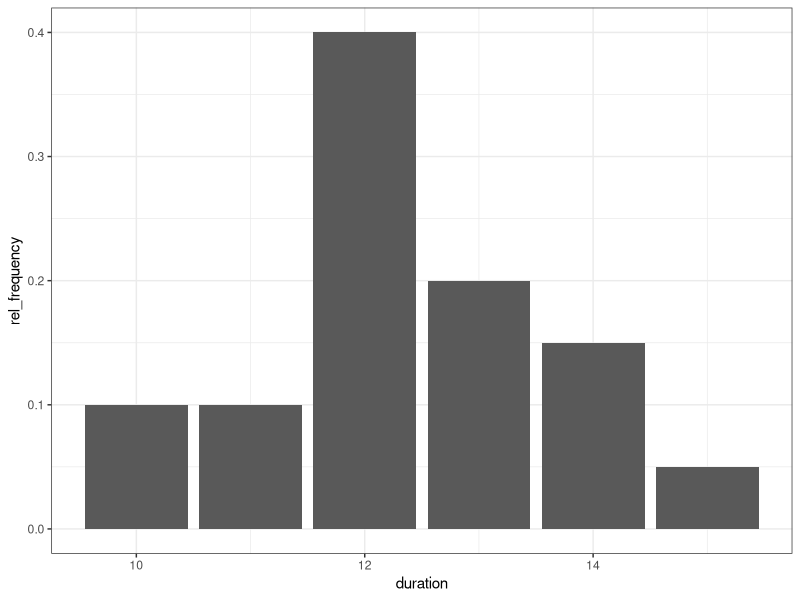
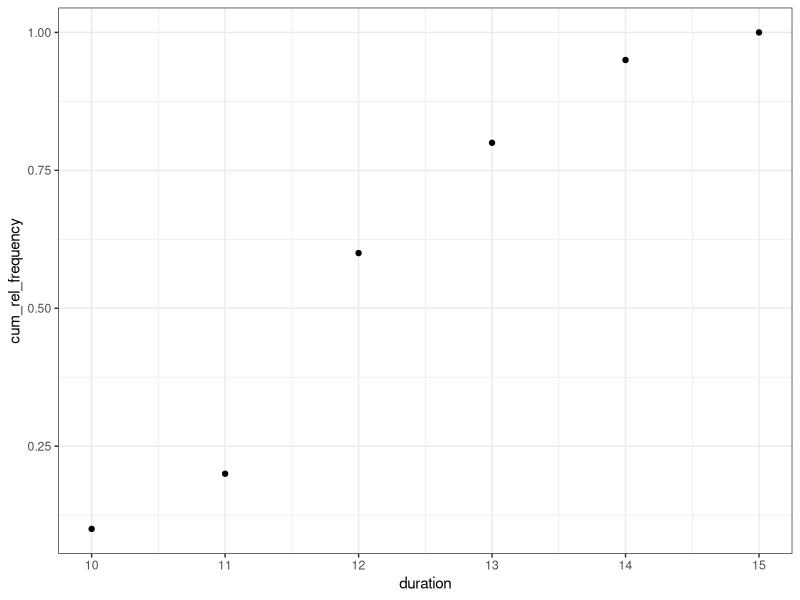
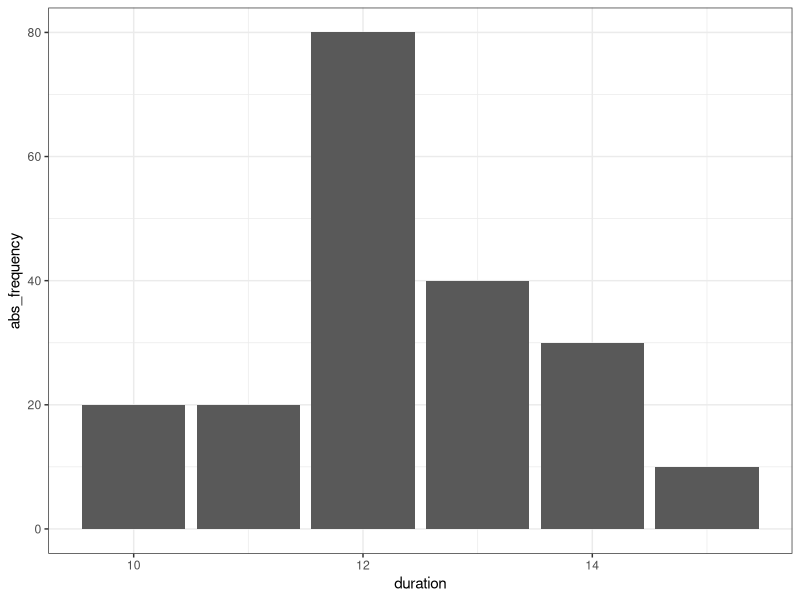
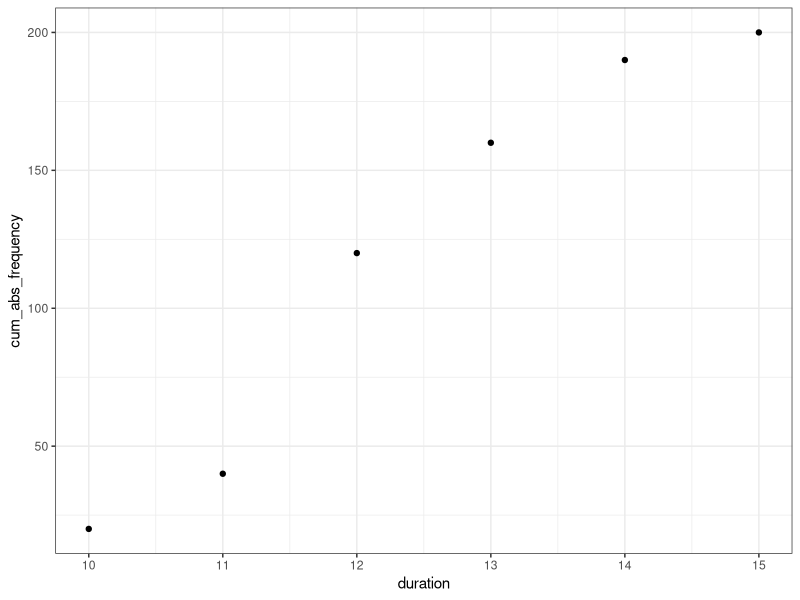
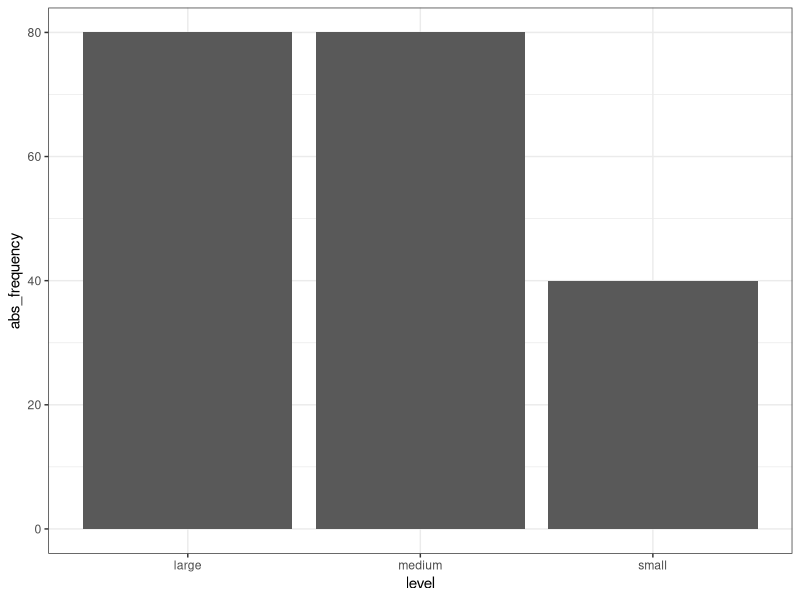
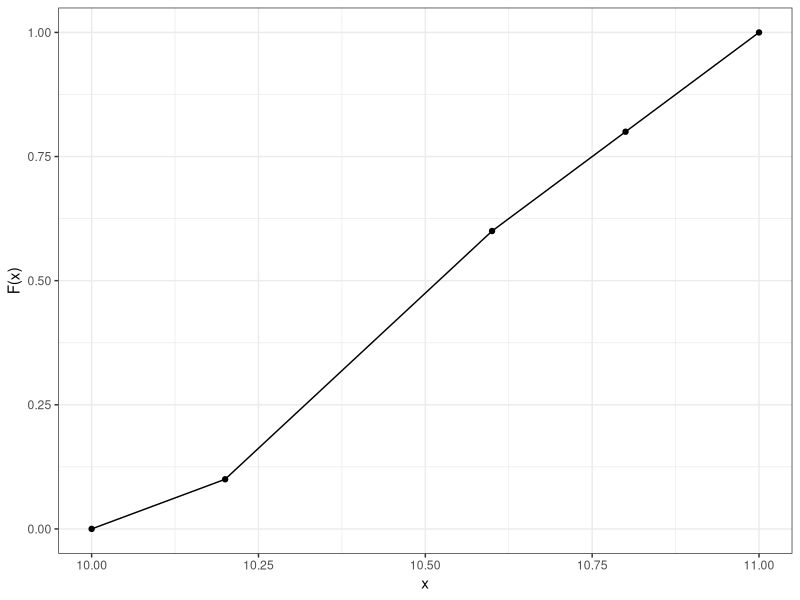
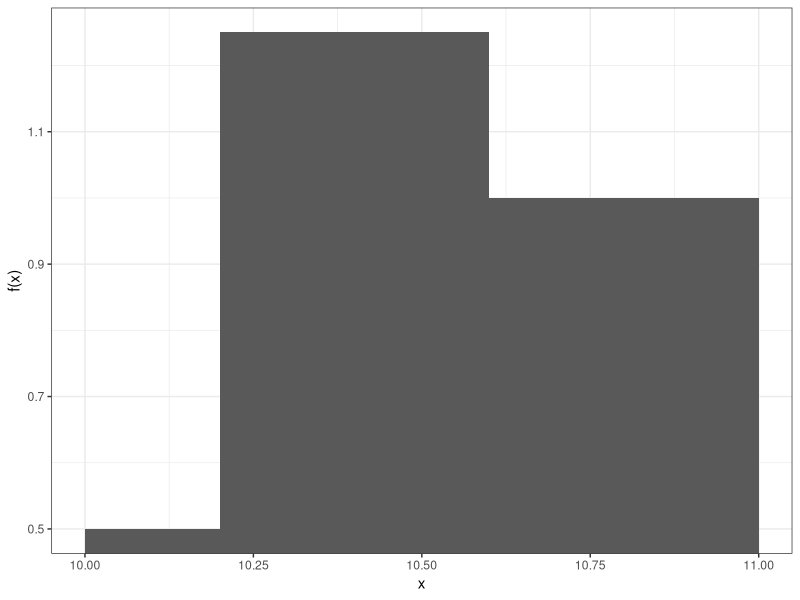
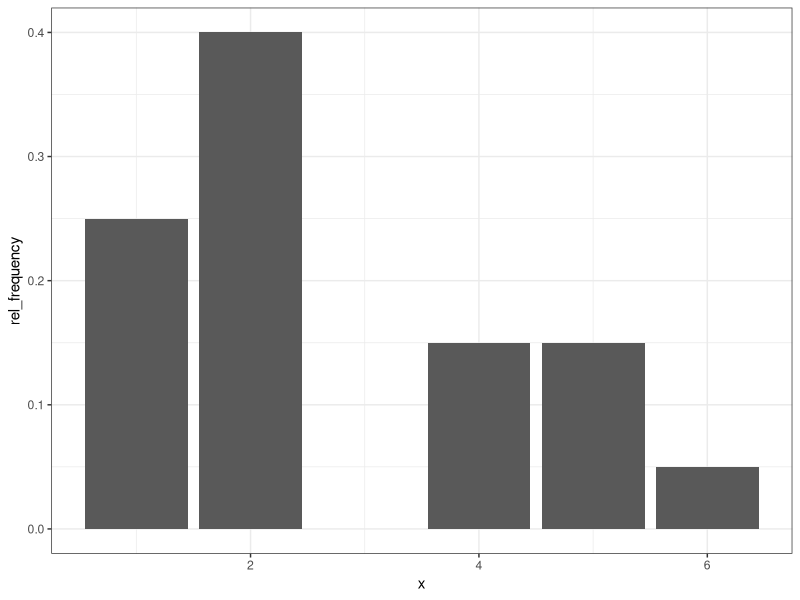

Reproduce these figures in R, in order.
## ---- chunk 1
knitr::opts_chunk$set(echo = TRUE, message = FALSE, warning = FALSE, error = FALSE)
## ---- chunk 2
library(ggplot2)
library(dplyr)
library(knitr)

# Set ggplot2 theme
theme_set(theme_bw())
## ---- chunk 3
n <- 200
duration <- c(10, 11, 12, 13, 14, 15)
rel_frequency <- c(0.1, 0.1, 0.4, 0.2, 0.15, 0.05)
tbl <- tibble(duration = duration, rel_frequency = rel_frequency) %>%
  mutate(cum_rel_frequency = cumsum(rel_frequency))

tbl
## ---- chunk 4
tbl <- mutate(tbl, abs_frequency = n * rel_frequency)
tbl$abs_frequency
## ---- chunk 5
tbl <- mutate(tbl, cum_abs_frequency = cumsum(abs_frequency))
tbl$cum_abs_frequency
## ---- chunk 6
# Relative frequencies
ggplot(tbl) +
  geom_col(aes(x = duration, y = rel_frequency))

# Relative cumulative frequencies
ggplot(tbl) +
  geom_point(aes(x = duration, y = cum_rel_frequency))

# Absolute frequencies
ggplot(tbl) +
  geom_col(aes(x = duration, y = abs_frequency))

# Absolute cumulative frequencies
ggplot(tbl) +
  geom_point(aes(x = duration, y = cum_abs_frequency))
## ---- chunk 7
# Function that converts duration to level
duration_to_level <- function(x) {
  if (x < 12) "small" else if (x == 12) "medium" else "large"
}
# Vectorize this function in order to work with vector input
duration_to_level <- Vectorize(duration_to_level)

# Prepare dataset
tbl <- select(tbl, duration, rel_frequency, abs_frequency) %>%
  mutate(level = duration_to_level(duration)) %>%
  group_by(level) %>%
  summarise(rel_frequency = sum(rel_frequency), abs_frequency = sum(abs_frequency))
tbl

# Plot
ggplot(tbl) +
  geom_col(aes(x = level, y = abs_frequency))
## ---- chunk 8
x <- c(10, 10.2, 10.6, 10.8, 11)
y <- c(0, 0.1, 0.6, 0.8, 1)
tbl <- tibble(x = x, y = y)
ggplot(tbl, aes(x = x, y = y)) +
  geom_line() +
  geom_point() +
  labs(x = "x", y = "F(x)")
## ---- chunk 9
break_left <- c(10, 10.2, 10.6, 10.8)
break_right <- c(10.2, 10.6, 10.8, 11)
f <- c(0.1 / 0.2, 0.5 / 0.4, 0.2 / 0.2, 0.2 / 0.2)
tbl <- tibble(break_left = break_left, break_right = break_right, f = f)

ggplot(tbl, aes(xmin = break_left, xmax = break_right, ymax = f)) +
  geom_rect(ymin = 0) +
  labs(x = "x", y = "f(x)")
## ---- chunk 10
# Interpolation
t_max <- 10.2 + (0.25 - 0.1) / (0.6 - 0.1) * (10.6 - 10.2)
t_max
## ---- chunk 11
x <- 1:6
abs_frequency <- c(10, 16, 0, 6, 6, 2)
tbl <- tibble(x = x, abs_frequency = abs_frequency)

tbl <- tbl %>%
  mutate(rel_frequency = abs_frequency / sum(abs_frequency)) %>%
  mutate(cum_abs_frequency = cumsum(abs_frequency)) %>%
  mutate(cum_rel_frequency = cumsum(rel_frequency))
tbl
## ---- chunk 12
ggplot(tbl) +
  geom_col(aes(x = x, y = rel_frequency))
## ---- chunk 13
n <- 100
break_left <- c(0, 3, 6, 8)
break_right <- c(3, 6, 8, 12)
# 22 students spent more than six hours -> 5 students spent more than 12 hours,
# 17 student spent between six and height hours
f <- c(0.3, 0.48, 0.17, 0.05)

tbl <- tibble(break_left = break_left, break_right = break_right, rel_frequency = f) %>%
  mutate(abs_frequency = rel_frequency * n) %>%
  mutate(cum_rel_frequency = cumsum(rel_frequency)) %>%
  mutate(cum_abs_frequency = cumsum(abs_frequency))

tbl
## ---- chunk 14
ggplot(tbl) +
  geom_rect(
    aes(
      xmin = break_left, 
      xmax = break_right, 
      ymin = 0, 
      ymax = abs_frequency / (break_right - break_left)
    ),
    fill = "gray",
    color = "black"
  ) +
  labs(x = "x", y = "h(x)")
## ---- chunk 15
x <- c(0, tbl$break_right)
cum_rel_frequency <- c(0, tbl$cum_rel_frequency)
tbl <- tibble(x = x, cum_rel_frequency = cum_rel_frequency)

ggplot(tbl, aes(x = x, y = cum_rel_frequency)) +
  geom_line() +
  geom_point() +
  labs(x = "x", y = "F(x)")
## ---- chunk 16
# Interpolation
t_max <- 3 + (0.5 - 0.3) / (0.78 - 0.3) * (6 - 3)
t_max
## ---- chunk 17
# F(5)
F_5 <- 0.3 + (5 - 3) / (6 - 3) * (0.78 - 0.3)
F_5

# Solution
(1 - F_5) * n
## ---- chunk 18
knitr::opts_chunk$set(echo = TRUE, message = FALSE, warning = FALSE, error = FALSE)
## ---- chunk 19
library(ggplot2)
library(dplyr)
library(knitr)

# Set ggplot2 theme
theme_set(theme_bw())
## ---- chunk 20
t <- c("t_0 = 0", "t_1 = 1", "t_2 = 2", "t_3 = 3", "t_4 = 4", "t_5 = 5")
i <- c("-", "10%", "12%", "35%", "27%", "4%")
x <- c(1000, 1100, 1232, 1663.2, 2112.26, 2196.75)
tbl <- tibble(t = t, i = i, x = x)

names(tbl) <- c("Time t [years]", "Interest rate i", "Year-end value [EUR]")

kable(tbl)
## ---- chunk 21
x <- c("0 - 20", "20 - 50", "50 - 150", "150 - 300")
order <- c(15, 30, 45, 10)
tbl <- tibble(x = x, order = order)
names(tbl) <- c("Order value in 1000 EUR from ... to less than ...", "Number of orders")
kable(tbl)
## ---- chunk 22
# Prerequisites
break_left <- c(0, 20, 50, 150)
break_right <- c(20, 50, 150, 300)
n_orders <- c(15, 30, 45, 10)
n_berlin <- sum(n_orders)

tbl <- tibble(break_left = break_left, break_right = break_right, n_orders = n_orders)

kable(tbl)
## ---- chunk 23
tbl <- tbl %>%
  mutate(rel_frequency = n_orders / 100) %>%
  mutate(cum_rel_frequency = cumsum(rel_frequency)) %>%
  print()
## ---- chunk 24
# Interpolation
x_25 <- 20 + (0.25 - 0.15) / (0.45 - 0.15) * (50 - 20)
x_50 <- 50 + (0.5 - 0.45) / (0.9 - 0.45) * (150 - 50)
x_75 <- 50 + (0.75 - 0.45) / (0.9 - 0.45) * (150 - 50)
x_25
x_50
x_75
## ---- chunk 25
tbl <- tbl %>%
  mutate(group_mean = (break_left + break_right) / 2) %>%
  print() %>%
  mutate(total_order_value = group_mean * n_orders) %>%
  print() %>%
  summarise(mean_order_value = sum(total_order_value) / sum(n_orders)) %>%
  print()

x_bar_berlin <- tbl$mean_order_value
## ---- chunk 26
n_new_york <- 95
## ---- chunk 27
x_bar_dollar <- 60000
x_bar_new_york <- 60000 * 1.5

var_dollar <- 16e6
# 1st variant
sd_dollar <- sqrt(var_dollar)
sd_euro <- sd_dollar * 1.5
var_new_york <- sd_euro^2
# 2nd variant
var_new_york_2 <- var_dollar * 1.5^2

x_bar_new_york
var_new_york
var_new_york_2
## ---- chunk 28
x_flensburg <- c(2e3, 12e3, 17e3, 12e3, 200e3)
n_flensburg <- length(x_flensburg)
## ---- chunk 29
# Arithmetic mean
mean(x_flensburg)

# Geometric mean
prod(x_flensburg)^(1 / length(x_flensburg))
## ---- chunk 30
x_flensburg[length(x_flensburg)] <- 2000

x_bar_flensburg <- mean(x_flensburg)
x_bar_flensburg
# IMPORTANT: Don't use sd as it computes the sample 
# standard deviation instead of the empirical 
# standard deviation
sd_flensburg <- sqrt(1 / n_flensburg * sum((x_flensburg - x_bar_flensburg)^2))
var_flensburg <- sd_flensburg^2
## ---- chunk 31
# New York (compare Part B)
var_new_york
# Flensburg
var_flensburg

# New York and Flensburg stores share the same standard deviation 
# and variance.
## ---- chunk 32
# Berlin (compare Part A)
total_order_value_berlin <- 100 * 79.5e3

# New York (compare Part B)
total_order_value_new_york <- 95 * 90e3

# Flensburg
total_order_value_flensburg <- sum(x_flensburg)

mean_order_value <- (
  total_order_value_berlin + total_order_value_new_york + total_order_value_flensburg
) / (100 + 95 + 5)
mean_order_value
## ---- chunk 33
# Berlin variance
n_orders <- c(15, 30, 45, 10)
x_bar_berlin_groups <- c(10e3, 35e3, 100e3, 225e3)
var_berlin <- 1 / n_berlin * sum(n_orders * (x_bar_berlin_groups - x_bar_berlin)^2)
var_berlin

# Values from previous tasks
n_cities <- c(n_berlin, n_new_york, n_flensburg)
x_bar_cities <- c(x_bar_berlin, x_bar_new_york, x_bar_flensburg)
var_cities <- c(var_berlin, var_new_york, var_flensburg)

# Total variance
var_all <- 1 / sum(n_cities) * (
  sum(n_cities * var_cities) + sum(n_cities * (x_bar_cities - mean(x_bar_cities))^2)
)
## ---- chunk 34
1 / sum(n_cities) * sum(n_cities * (x_bar_cities - mean(x_bar_cities))^2) / var_all
## ---- chunk 35
x_dot <- c(15, 25, 30, 35, 45)
y_dot <- c(4, 5, 7, 8, 12)
x_point <- x_dot
y_point <- c(0, 4, 5, 7, 8)
tbl <- tibble(x_dot = x_dot, y_dot = y_dot, x_point = x_point, y_point = y_point)

ggplot(tbl) +
  geom_segment(aes(x = x_point, xend = x_point, y = y_point, yend = y_dot), linetype = "dashed") +
  geom_segment(aes(x = x_point, xend = lead(x_point), y = y_dot, yend = y_dot)) +
  geom_segment(x = max(x_point), xend = 50, y = 12, yend = 12) +
  geom_segment(x = 0, xend = 15, y = 0, yend = 0) +
  geom_point(aes(x = x_dot, y = y_dot), shape = 19, size = 3) +
  geom_point(aes(x = x_point, y = y_point), shape = 1, size = 3) +
  scale_x_continuous(limits = c(0, 50), breaks = seq(0, 50, by = 5)) +
  scale_y_continuous(limits = c(0, 12), breaks = seq(0, 12, by = 2)) +
  labs(x = "x", y = "H(x)")
## ---- chunk 36
x <- c(0, 5, 10, 20, 40)
y <- c(0, 0.05, 0.25, 0.7, 1)
tbl <- tibble(x = x, y = y)

ggplot(tbl, aes(x = x, y = y)) +
  geom_point() +
  geom_line() +
  geom_segment(aes(x = 0, xend = x, y = y, yend = y), linetype = "dashed") +
  geom_segment(aes(x = x, xend = x, y = 0, yend = y), linetype = "dashed") +
  scale_x_continuous(limits = c(0, 45), breaks = seq(0, 40, by = 5), expand = c(0, 0)) +
  scale_y_continuous(limits = c(0, 1), breaks = seq(0, 1, by = 0.1), expand = expansion(c(0, 0.05))) +
  labs(x = "x", y = "F(x)")
## ---- chunk 37
(1 / 79) * (78 * 2813 + 2100)
## ---- chunk 38
tbl <- tribble(
  ~tariff,            ~time,           ~seconds_per_cost,
  "Night Tariff",     "01:00 - 06:00", 120,
  "Morning Tariff",   "06:00 - 12:00", 40,
  "Afternoon Tariff", "12:00 - 19:00", 30,
  "Evening Tariff",   "19:00 - 01:00", 60
)
names(tbl) <- c("Tariff", "Time from ... up to less than ...", "Talk time in seconds per cost unit of 8 Cent")

kable(tbl)
## ---- chunk 39
x <- c(1, 3, 4, 5, 6, 8, 10)
y <- c(0, 0.15, 0.4, 0.7, 0.85, 0.95, 1)
tbl <- tibble(x = x, y = y)

ggplot(tbl, aes(x = x, y = y)) +
  geom_point() +
  geom_line() +
  geom_segment(aes(x = x, xend = x, y = 0, yend = y), linetype = "dashed") +
  geom_segment(aes(x = 0, xend = x, y = y, yend = y), linetype = "dashed") +
  geom_segment(x = 10, xend = 10.5, y = 1, yend = 1) +
  labs(x = "x", y = "F(x)") +
  scale_x_continuous(limits = c(0, 10.5), expand = c(0, 0), breaks = 0:10) +
  scale_y_continuous(limits = c(0, 1), expand = expansion(c(0, 0.05)), breaks = seq(0, 1, by = 0.1))
## ---- chunk 40
x <- c(2400, 3300, 2400, 2300, 2500, 1700, 2100, 3100, 2900, 1800, 3900, 2100, 2900, 1500, 2700, 2200, 2000, 2500, 2600, 2200)
## ---- chunk 41
x_left <- c(800, 1000, 1400, 1500)
x_right <- c(1000, 1400, 1500, 2000)
y <- c(0.0015, 0.001, 0.002, 0.0002)
tbl <- tibble(x_left = x_left, x_right = x_right, y = y)

ggplot(tbl) +
  geom_rect(aes(xmin = x_left, xmax = x_right, ymin = 0, ymax = y), fill = NA, color = "black") +
  scale_x_continuous(breaks = seq(800, 2000, by = 200)) +
  scale_y_continuous(breaks = c(0, 0.0002, 0.0006, 0.001, 0.0015, 0.002), minor_breaks = NULL) +
  labs(x = "x", y = "f_j / b_j")
## ---- chunk 42
x <- c(1400, 1600, 1800, 2000, 2500, 3000, 5000)
y_point <- c(0, 3, 7, 10, 16, 18, 19)
y_dot <- c(3, 7, 10, 16, 18, 19, 20)
tbl <- tibble(x = x, y_point = y_point, y_dot = y_dot)

ggplot(tbl) +
  geom_point(aes(x = x, y = y_point), shape = 1, size = 3) +
  geom_point(aes(x = x, y = y_dot), shape = 19, size = 3) +
  geom_segment(aes(x = 0, xend = x, y = y_dot, yend = y_dot), linetype = "dashed") +
  geom_segment(aes(x = x, xend = x, y = 0, yend = y_dot), linetype = "dashed") +
  geom_segment(aes(x = x, xend = lead(x), y = y_dot, yend = y_dot)) +
  geom_segment(x = 5000, xend = 5500, y = 20, yend = 20) +
  scale_x_continuous(breaks = seq(0, 5000, by = 1000), limits = c(0, 5000), expand = expansion(c(0, 0.05)), minor_breaks = seq(0, 5000, by = 200)) +
  scale_y_continuous(breaks = seq(0, 20, by = 2), minor_breaks = 0:20, limits = c(0, 20), expand = expansion(c(0, 0.05))) +
  labs(x = "x", y = "H(x)")
## ---- chunk 43
knitr::opts_chunk$set(echo = TRUE, message = FALSE, warning = FALSE, error = FALSE)
## ---- chunk 44
library(ggplot2)
library(dplyr)
library(knitr)

# Set ggplot2 theme
theme_set(theme_bw())
## ---- chunk 45
knitr::opts_chunk$set(echo = TRUE, message = FALSE, warning = FALSE, error = FALSE)
## ---- chunk 46
library(ggplot2)
library(dplyr)
library(knitr)

# Set ggplot2 theme
theme_set(theme_bw())
## ---- chunk 47
group <- LETTERS[1:3]
infected <- c(18, 5, 17)
not_infected <- c(42, 31, 37)
tbl <- tibble(group = group, infected = infected, not_infected = not_infected)
names(tbl) <- c("group", "infected", "not infected")

kable(tbl)
## ---- chunk 48
maggots <- 0:3
rel_frequency <- c(0.2, 0.4, 0.3, 0.1)
tbl <- tibble(maggots = maggots, rel_frequency = rel_frequency)
names(tbl) <- c("Number of maggots per apple", "Relative frequency")

kable(tbl)
## ---- chunk 49
x <- c("[0; 2)", "[2; 5)", "[5; 10)", "[10; 12]")
rel_frequency <- c(0.2, 0.45, 0.25, 0.1)
tbl <- tibble(x = x, rel_frequency = rel_frequency)
names(tbl) <- c("Nuber of Cleanliness Deficiencies per Room", "Relative Frequency")
## ---- chunk 50
knitr::opts_chunk$set(echo = TRUE, message = FALSE, warning = FALSE, error = FALSE)
## ---- chunk 51
library(ggplot2)
library(dplyr)
library(knitr)

# Set ggplot2 theme
theme_set(theme_bw())
## ---- chunk 52
student <- 1:10
maths <- c(14, 8, 10, 20, 12, 8, 12, 20, 16, 20)
physics <- c(10, 12, 12, 8, 12, 10, 10, 12, 16, 8)
tbl <- tibble(student = student, maths = maths, physics = physics)
names(tbl) <- c("Student", "Maths", "Physics")

kable(tbl)
## ---- chunk 53
m <- matrix(c("-", 4, 1, "-", "-", "-", "-", 5, 1, "-", 2, "-", 1, "-", 1), nrow = 3, byrow = TRUE)
kable(m)
## ---- chunk 54
m <- matrix(c(1, "-", "-", "-", "-", 1, 1, 1, "-", "-", 1, "-", "-", 1, 1, "-", "-", "-", 1, "-", "-", "-", "-", 1, "-"), ncol = 5, byrow = TRUE)
kable(m)
## ---- chunk 55
m <- matrix(c("-", "-", "-", 1, 1, 2, 1, "-", "-", "-", "-", "-", "-", "-", "-", 2, 1, "-", "-", "-", "-", "-", "-", 1, 1), nrow = 5, byrow = TRUE)
kable(m)
## ---- chunk 56
student <- 1:5
stat_1 <- c(20, 30, 50, 70, 80)
stat_2 <- c(70, 40, 10, 40, 70)
tbl <- tibble(student = student, stat_1 = stat_1, stat_2 = stat_2)
names(tbl) <- c("Student", "Statistics 1", "Statistics 2")

kable(tbl)
## ---- chunk 57
group <- LETTERS[1:7]
attractiveness <- c(1:2, 2:6)
variance <- c(32, 20, 40, 32, 64, 68, 60)
tbl <- tibble(group = group, attractiveness = attractiveness, variance = variance)
names(tbl) <- c("Work Group", "Attractiveness", "Variance in Performance")

kable(tbl)
## ---- chunk 58
knitr::opts_chunk$set(echo = TRUE, message = FALSE, warning = FALSE, error = FALSE)
## ---- chunk 59
library(ggplot2)
library(dplyr)
library(knitr)

# Set ggplot2 theme
theme_set(theme_bw())
## ---- chunk 60
race <- c(rep("I", times = 2), rep("II", times = 4), rep("III", times = 7))
horse <- c(LETTERS[1:2], LETTERS[4:7], LETTERS[1:7])
victory <- c(0.2, 0.4, 0.1, 0.2, 0.3, 0.4, 0.05, 0.1, 0.05, 0.05, 0.1, 0.1, 0.05)
tbl <- tibble(race = race, horse = horse, victory = victory)
names(tbl) <- c("Race", "Horse", "Probability of Victory")

kable(tbl)
## ---- chunk 61
knitr::opts_chunk$set(echo = TRUE, message = FALSE, warning = FALSE, error = FALSE)
## ---- chunk 62
library(ggplot2)
library(dplyr)
library(knitr)

# Set ggplot2 theme
theme_set(theme_bw())
